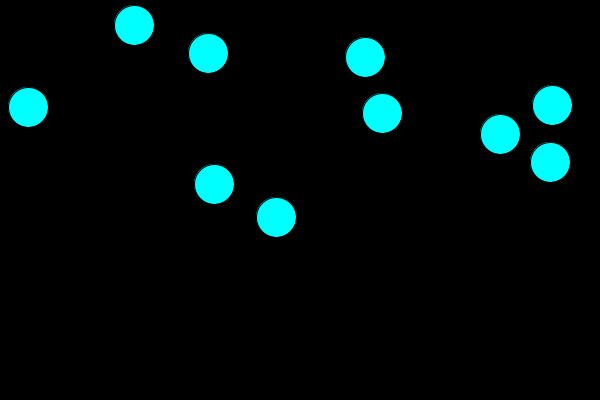
Frame 1 (no input)
Frame 60 (the mouse pressed at the canvas centre just before this capture): identical to frame 1, image omitted
Frame 120 (the mouse held since frame 60 and released just before this capture): identical to frame 1, image omitted

The Processing sketch that drew this single still picture (run headless with seeded random() and noise(); from frame 60 on, the mouse is pressed at the canvas centre):

// Processing sketch: w17_class
// ── w17_class.pde
color SAFE_COLOR = color(0, 255, 255);
color COLLISION_COLOR = color(255, 0, 255);

Ball b;
int score;

Ball[] balls;

void setup() {
  size(600, 400);
  background(0);
  score = 0;

  balls = new Ball[10];
  setupBalls();
}//setup

void setupBalls() {
  for (int i=0; i<balls.length; i++) {
    balls[i] = new Ball();
  }//loop through array, creating new Ball objects
}//setupBalls

void draw() {
  background(0);
  for (int i=0; i<balls.length; i++) {
    balls[i].setColor(SAFE_COLOR); //set ball color
    for (int other=0; other<balls.length; other++) {
      if (balls[i].collisionCheck(balls[other]) == true) {
        balls[i].setColor(COLLISION_COLOR);
      }//set collision color
    }//for
    balls[i].display();
    balls[i].move();
  }
}//draw

void keyPressed() {
  for (int i=0; i<balls.length; i++) {
    if (key == 'r') {
      balls[i].reset();
    }//reset
    else if (key == CODED) {
      if (keyCode == UP) {
        balls[i].changeSpeed(0, -1);
      }//up
      else if (keyCode == DOWN) {
        balls[i].changeSpeed(0, 1);
      }//down
      else if (keyCode == LEFT) {
        balls[i].changeSpeed(-1, 0);
      }//left
      else if (keyCode == RIGHT) {
        balls[i].changeSpeed(1, 0);
      }//right
    }//non ASCII keys
  }//for (loop through array)
}

void mousePressed() {
  for (int i=0; i<balls.length; i++) {
    if ( balls[i].onBall(mouseX, mouseY) ) {
      score+= balls[i].getScoreValue();
      balls[i].reset();
      println(score);
    }//hit
  }//for (loop through array)
}//mousePressed

// ── Ball.pde
class Ball {

  int cx, cy;
  int xvelocity, yvelocity;
  int radius;
  color c; //fill color of ball

  //constructor
  Ball() {
    c = SAFE_COLOR; //default color of ball
    radius = 20;
    reset();
  }//default constructor

  void reset() {
    xvelocity = 0;
    yvelocity = 0;
    cx = int(random(radius, width-radius));
    cy = int(random(radius, height-radius));
  }//resetBall

  void display() {
    fill(c); //color ball
    circle(cx, cy, radius * 2);
  }//display
  
  void setColor(color newc) {
    c = newc;
  }//setColor
  
  boolean collisionCheck(Ball other) {
    if (this == other) {
     return false; 
    }
    if (dist(this.cx, this.cy, other.cx, other.cy) < radius*2) {
      return true;
    }
    else {
      return false;
    }
  }//collisionCheck

  void move() {
    if (cx <= radius || cx >= (width - 1 - radius)) {
      xvelocity*= -1;
    }//x bounce
    if (cy <= radius || cy >= (height - 1 - radius)) {
      yvelocity*= -1;
    }//x bounce
    cx+= xvelocity;
    cy+= yvelocity;
  }//moveBall

  void changeSpeed(int x, int y) {
    xvelocity+= x;
    yvelocity+= y;
  }//changeSpeed

  boolean onBall(int x, int y) {
    float d = dist(x, y, cx, cy);
    return d <= radius;
  }//onBall

  int getScoreValue() {
    int score = abs(xvelocity) + abs(yvelocity);
    return score;
  }//getScoreValue
}//Ball
